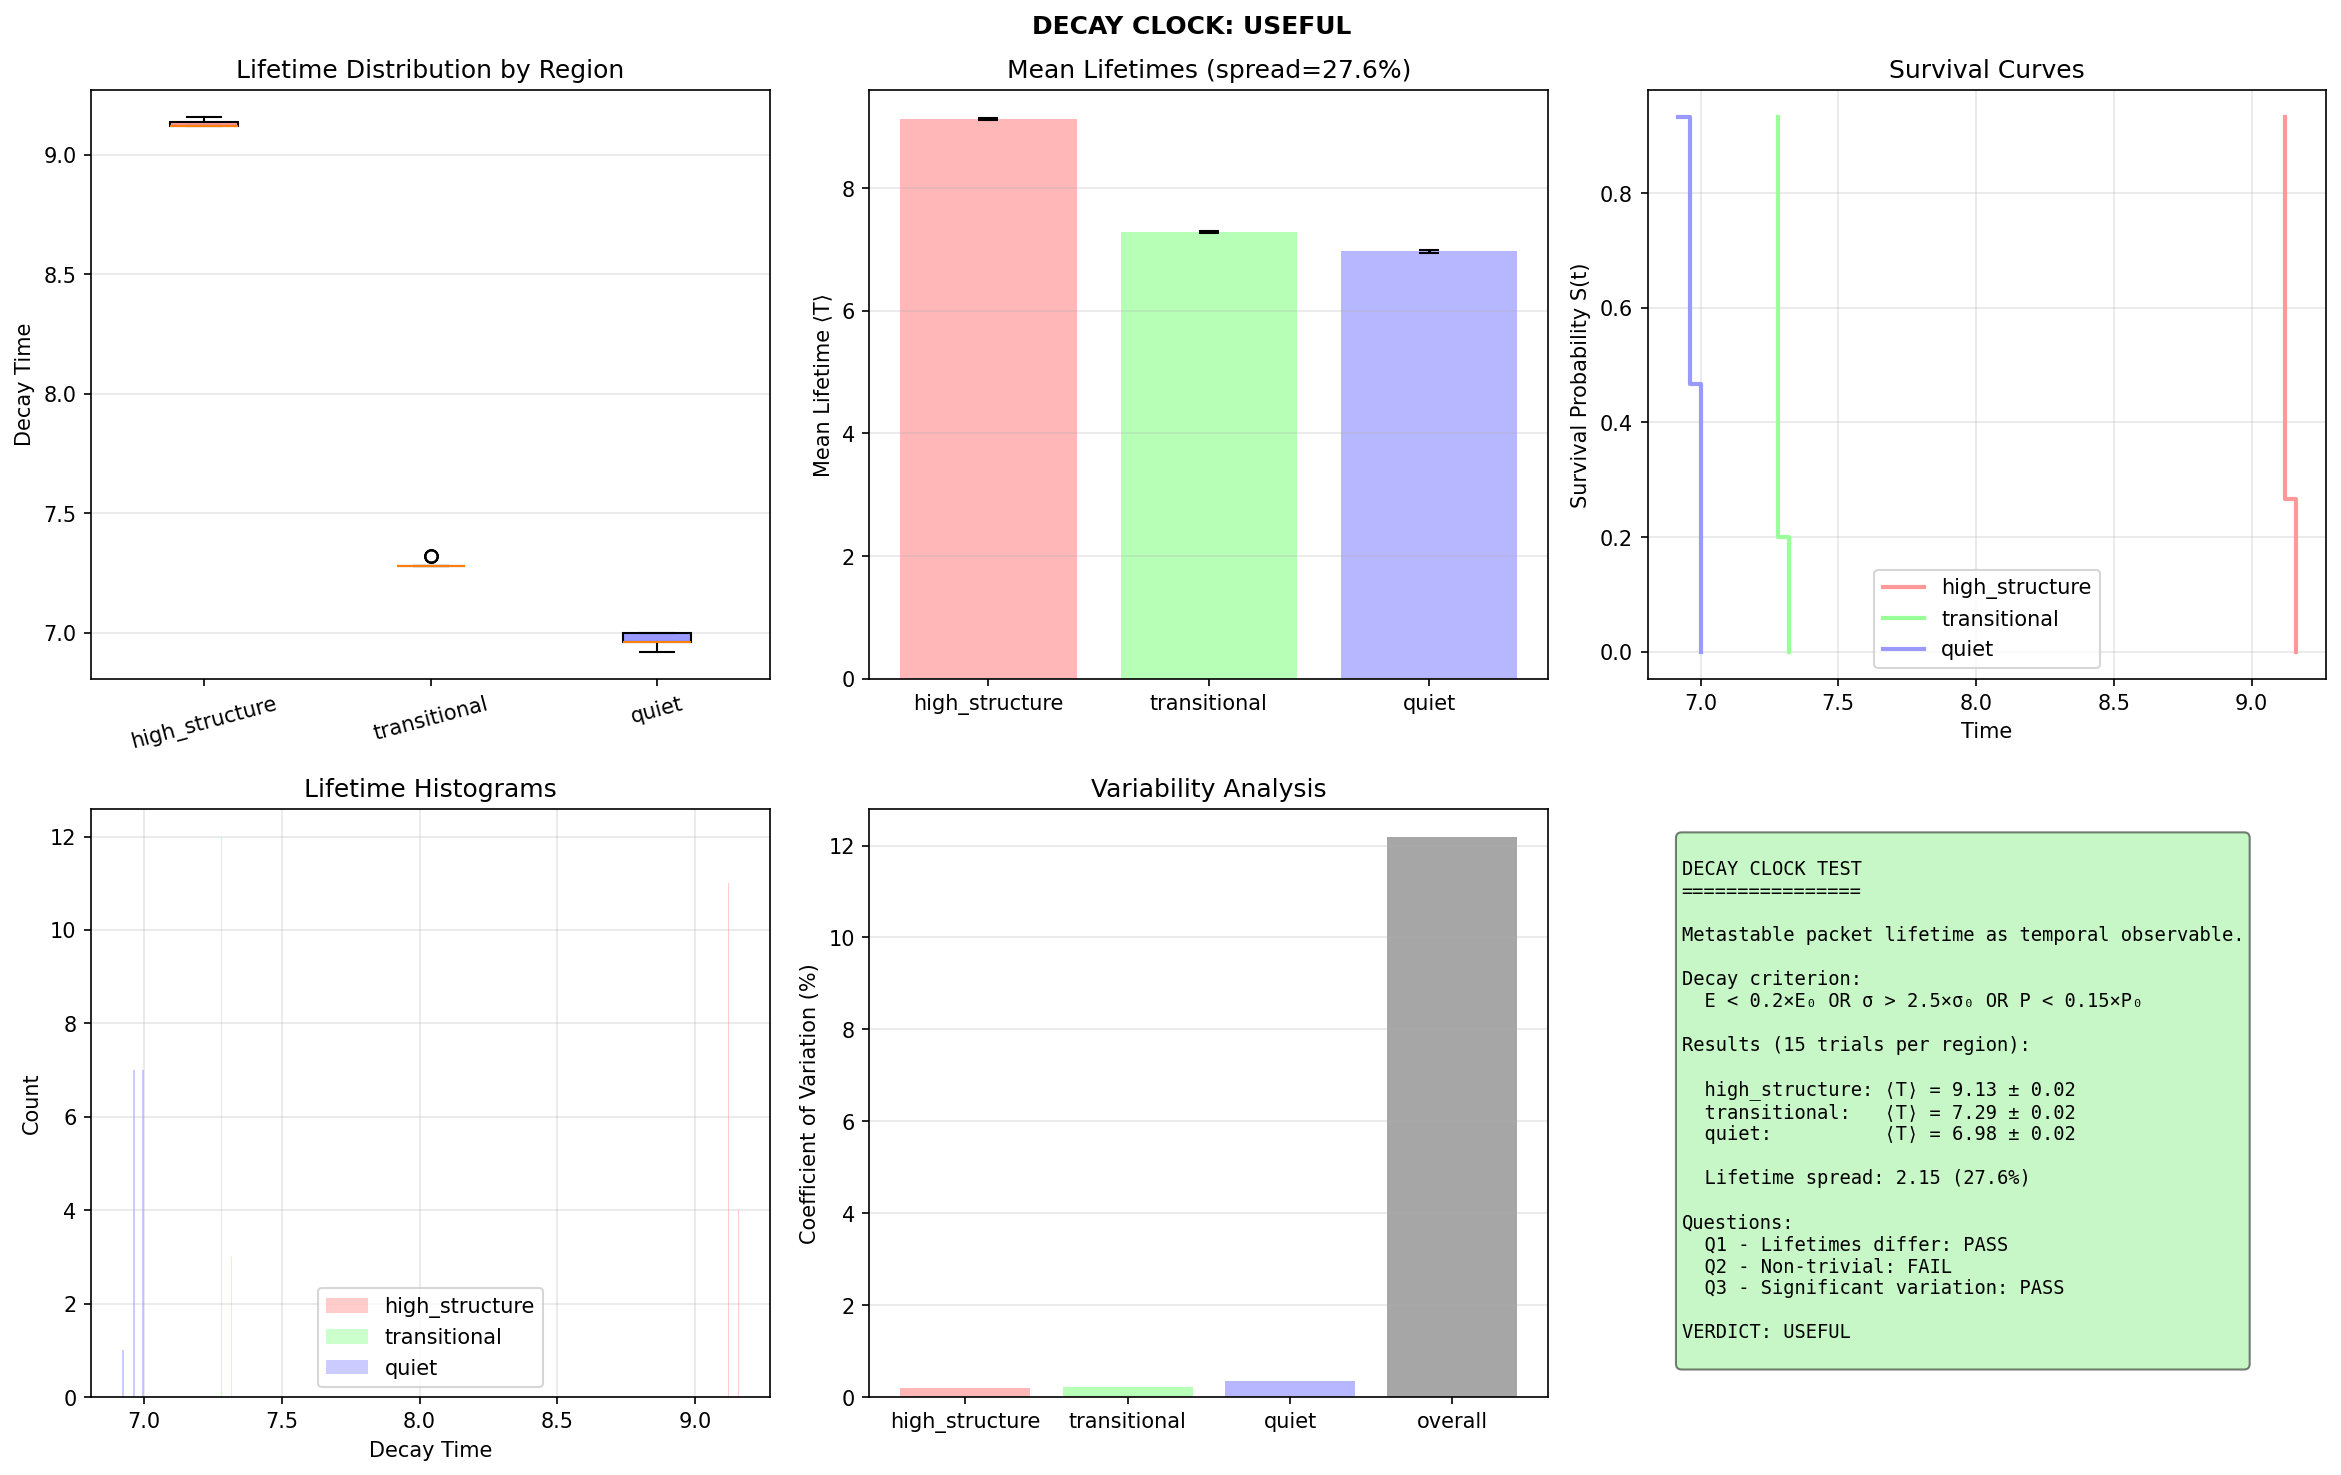

This chart was generated by the following Python code:
#!/usr/bin/env python3
"""
QMRT Decay Clock - Metastable Packet Lifetime
==============================================

A metastable localized excitation provides a process-based decay clock.
Its lifetime is defined by a transition from localized coherent structure
to delocalized or sub-threshold behavior.

PACKET INITIALIZATION:
  u(x, 0) = A₀ exp(-|x - xᵢ|² / (2σ₀²))

LOCAL OBSERVABLES:
  Eᵢ(t) = ∫_Wᵢ [½u̇² + ½|∇u|²] dx  (local energy)
  σᵢ²(t) = ∫_Wᵢ |x-xᵢ|² ρ dx / ∫_Wᵢ ρ dx  (local width)
  Pᵢ(t) = max_{x∈Wᵢ} |u(x,t)|  (local peak)

DECAY CRITERION (excitation "alive" while ALL hold):
  Eᵢ(t) > E_min
  σᵢ(t) < σ_max
  Pᵢ(t) > P_min

STATISTICAL PROTOCOL:
  - Run N replicas with noise perturbations
  - Measure lifetime distribution p(T), mean ⟨T⟩, variance
  - Compare lifetimes across regions

NON-CIRCULAR TEST:
  - Rescale observables by measured lifetime, not raw t_sim
  - Check if different regions collapse under lifetime-based time
"""

import numpy as np
import matplotlib.pyplot as plt
from scipy.ndimage import gaussian_filter
import json


class DecayClockSimulator:
    """
    Simulator for metastable packet decay clocks.
    """
    
    def __init__(
        self,
        size: int = 100,
        c_0: float = 2.0,
        tau_0: float = 1.0,
        beta: float = 1.0,
        lambda_relax: float = 1.5,
        D_medium: float = 0.1,
        gamma_wave: float = 0.008,
        dt: float = 0.04,
        # Decay parameters
        E_min_fraction: float = 0.3,  # Fraction of initial energy
        sigma_max_factor: float = 2.0,  # Multiple of initial width
        P_min_fraction: float = 0.2,  # Fraction of initial peak
        hold_time: int = 10,  # Steps to confirm decay
        # Noise
        noise_amplitude: float = 0.01,
    ):
        self.size = size
        self.c_0 = c_0
        self.tau_0 = tau_0
        self.beta = beta
        self.lambda_relax = lambda_relax
        self.D_medium = D_medium
        self.gamma_wave = gamma_wave
        self.dt = dt
        
        self.E_min_fraction = E_min_fraction
        self.sigma_max_factor = sigma_max_factor
        self.P_min_fraction = P_min_fraction
        self.hold_time = hold_time
        self.noise_amplitude = noise_amplitude
        
        # Initialize fields
        self.reset_fields()
        
    def reset_fields(self):
        """Reset all fields to initial state."""
        self.phi = np.zeros((self.size, self.size))
        self.phi_dot = np.zeros((self.size, self.size))
        self.tau = np.ones((self.size, self.size)) * self.tau_0
        self.t_sim = 0.0
        
        # Packet tracking
        self.packets = {}
        self.decay_times = {}
        self.alive = {}
        self.fail_counter = {}
        
    def add_background_structure(self, region_type: str, center: tuple):
        """
        Add background medium structure based on region type.
        """
        if region_type == 'high_structure':
            # Add energy concentration that affects medium
            for i in range(self.size):
                for j in range(self.size):
                    r = np.sqrt((i - center[0])**2 + (j - center[1])**2)
                    if r < 15:
                        self.phi[i, j] += 2.0 * np.exp(-r**2 / 50)
        elif region_type == 'transitional':
            # Moderate structure
            for i in range(self.size):
                for j in range(self.size):
                    r = np.sqrt((i - center[0])**2 + (j - center[1])**2)
                    if r < 10:
                        self.phi[i, j] += 0.5 * np.exp(-r**2 / 30)
        # 'quiet' region: no additional structure
        
    def seed_packet(self, name: str, center: tuple, amplitude: float = 1.0, width: float = 3.0):
        """
        Seed a localized metastable packet.
        u(x, 0) = A₀ exp(-|x - xᵢ|² / (2σ₀²))
        """
        ci, cj = center
        
        # Add Gaussian packet to phi
        for i in range(self.size):
            for j in range(self.size):
                r2 = (i - ci)**2 + (j - cj)**2
                self.phi[i, j] += amplitude * np.exp(-r2 / (2 * width**2))
        
        # Add noise
        if self.noise_amplitude > 0:
            self.phi += np.random.randn(self.size, self.size) * self.noise_amplitude
        
        # Store packet info
        self.packets[name] = {
            'center': center,
            'initial_width': width,
            'initial_amplitude': amplitude,
            'initial_energy': None,
            'initial_peak': None,
            'window_size': int(4 * width),
        }
        self.alive[name] = True
        self.decay_times[name] = None
        self.fail_counter[name] = 0
        
        # Compute initial observables
        E_init, sigma_init, P_init = self.compute_packet_observables(name)
        self.packets[name]['initial_energy'] = E_init
        self.packets[name]['initial_peak'] = P_init
        self.packets[name]['initial_sigma'] = sigma_init
        
    def compute_packet_observables(self, name: str):
        """
        Compute local observables for a packet.
        Returns: (local_energy, local_width, local_peak)
        """
        info = self.packets[name]
        ci, cj = info['center']
        w = info['window_size']
        
        # Window bounds
        i0 = max(0, ci - w)
        i1 = min(self.size, ci + w + 1)
        j0 = max(0, cj - w)
        j1 = min(self.size, cj + w + 1)
        
        # Local fields
        phi_local = self.phi[i0:i1, j0:j1]
        phi_dot_local = self.phi_dot[i0:i1, j0:j1]
        
        # Local energy: Eᵢ = ∫ [½u̇² + ½|∇u|²] dx
        # Approximate gradient energy
        grad_phi_i = np.diff(phi_local, axis=0, append=phi_local[-1:, :])
        grad_phi_j = np.diff(phi_local, axis=1, append=phi_local[:, -1:])
        grad_energy = 0.5 * (grad_phi_i**2 + grad_phi_j**2)
        kinetic_energy = 0.5 * phi_dot_local**2
        E_local = np.sum(kinetic_energy + grad_energy)
        
        # Local peak: Pᵢ = max |u|
        P_local = np.max(np.abs(phi_local))
        
        # Local width: σ² = ∫ |x-xᵢ|² ρ dx / ∫ ρ dx
        # Use energy density as weight
        rho = phi_local**2 + phi_dot_local**2
        rho_sum = np.sum(rho) + 1e-10
        
        # Create distance grid from center (relative to window)
        ii, jj = np.meshgrid(
            np.arange(i0, i1) - ci,
            np.arange(j0, j1) - cj,
            indexing='ij'
        )
        r2 = ii**2 + jj**2
        
        sigma2 = np.sum(r2 * rho) / rho_sum
        sigma = np.sqrt(sigma2) if sigma2 > 0 else 0
        
        return E_local, sigma, P_local
    
    def check_decay(self, name: str) -> bool:
        """
        Check if packet has decayed.
        Decay = any condition fails for hold_time consecutive steps.
        """
        if not self.alive[name]:
            return True
        
        info = self.packets[name]
        E, sigma, P = self.compute_packet_observables(name)
        
        # Thresholds
        E_min = info['initial_energy'] * self.E_min_fraction
        sigma_max = info['initial_sigma'] * self.sigma_max_factor
        P_min = info['initial_peak'] * self.P_min_fraction
        
        # Check conditions
        energy_ok = E > E_min
        width_ok = sigma < sigma_max
        peak_ok = P > P_min
        
        all_ok = energy_ok and width_ok and peak_ok
        
        if not all_ok:
            self.fail_counter[name] += 1
        else:
            self.fail_counter[name] = 0
        
        # Confirm decay after hold_time
        if self.fail_counter[name] >= self.hold_time:
            self.alive[name] = False
            self.decay_times[name] = self.t_sim
            return True
        
        return False
    
    def compute_c_eff(self):
        c_eff = self.c_0 * self.tau / self.tau_0
        return np.clip(c_eff, 0.3, self.c_0 * 1.5)
    
    def step(self):
        """Advance one timestep."""
        rho = self.phi**2 + self.phi_dot**2
        rho_smooth = gaussian_filter(rho, sigma=2.0)
        rho_max = np.max(rho_smooth) + 1e-10
        
        tau_eq = self.tau_0 / (1 + self.beta * rho_smooth / rho_max)
        
        lap_tau = (np.roll(self.tau, 1, axis=0) + np.roll(self.tau, -1, axis=0) +
                   np.roll(self.tau, 1, axis=1) + np.roll(self.tau, -1, axis=1) - 
                   4 * self.tau)
        
        dtau_dt = -self.lambda_relax * (self.tau - tau_eq) + self.D_medium * lap_tau
        self.tau += dtau_dt * self.dt
        self.tau = np.clip(self.tau, 0.1, 2.0)
        
        c_eff = self.compute_c_eff()
        
        lap_phi = (np.roll(self.phi, 1, axis=0) + np.roll(self.phi, -1, axis=0) +
                   np.roll(self.phi, 1, axis=1) + np.roll(self.phi, -1, axis=1) - 
                   4 * self.phi)
        
        acc = c_eff**2 * lap_phi - self.gamma_wave * self.phi_dot
        self.phi_dot += acc * self.dt
        self.phi += self.phi_dot * self.dt
        
        self.t_sim += self.dt
        
        # Check decay for all packets
        for name in self.packets:
            self.check_decay(name)


def run_single_lifetime_trial(region_type: str, center: tuple, noise_seed: int = None):
    """
    Run a single lifetime measurement trial.
    Returns decay time or None if packet survives.
    """
    if noise_seed is not None:
        np.random.seed(noise_seed)
    
    sim = DecayClockSimulator(
        size=100,
        beta=1.0,
        lambda_relax=1.5,
        E_min_fraction=0.2,
        sigma_max_factor=2.5,
        P_min_fraction=0.15,
        hold_time=15,
        noise_amplitude=0.02,
    )
    
    # Add background structure
    sim.add_background_structure(region_type, center)
    
    # Let medium settle
    for _ in range(50):
        sim.step()
    
    # Seed metastable packet
    sim.seed_packet('test', center, amplitude=1.5, width=4.0)
    
    # Run until decay or timeout
    max_steps = 800
    for t in range(max_steps):
        sim.step()
        if not sim.alive['test']:
            return sim.decay_times['test']
    
    # Survived entire simulation
    return None


def run_decay_clock_test():
    """
    Main decay clock test with statistical ensemble.
    """
    print("=" * 70)
    print("DECAY CLOCK - METASTABLE PACKET LIFETIME")
    print("=" * 70)
    print()
    print("Packet: u(x,0) = A₀ exp(-|x-xᵢ|²/(2σ₀²))")
    print("Decay: when E < E_min OR σ > σ_max OR P < P_min")
    print()
    
    # Region configurations
    regions = {
        'high_structure': (50, 50),
        'transitional': (50, 25),
        'quiet': (25, 25),
    }
    
    # Number of trials per region
    n_trials = 15
    
    # Results storage
    lifetimes = {region: [] for region in regions}
    
    for region, center in regions.items():
        print(f"Testing {region} region ({n_trials} trials)...")
        
        for trial in range(n_trials):
            decay_time = run_single_lifetime_trial(region, center, noise_seed=trial*100+42)
            
            if decay_time is not None:
                lifetimes[region].append(decay_time)
            else:
                # Survived - record as max time
                lifetimes[region].append(32.0)  # max_steps * dt
        
        mean_lifetime = np.mean(lifetimes[region])
        std_lifetime = np.std(lifetimes[region])
        print(f"  ⟨T⟩ = {mean_lifetime:.2f} ± {std_lifetime:.2f}")
    
    # Analysis
    print("\n" + "=" * 70)
    print("STATISTICAL ANALYSIS")
    print("=" * 70)
    
    # Compute statistics
    stats = {}
    for region in regions:
        lt = np.array(lifetimes[region])
        stats[region] = {
            'mean': float(np.mean(lt)),
            'std': float(np.std(lt)),
            'median': float(np.median(lt)),
            'min': float(np.min(lt)),
            'max': float(np.max(lt)),
            'survived': int(np.sum(lt >= 31)),  # Near max time
        }
        print(f"\n{region}:")
        print(f"  Mean lifetime: {stats[region]['mean']:.2f}")
        print(f"  Std: {stats[region]['std']:.2f}")
        print(f"  Survived: {stats[region]['survived']}/{n_trials}")
    
    # Question 1: Do lifetimes differ across regions?
    print("\n" + "=" * 70)
    print("Q1: Do lifetimes differ systematically across regions?")
    print("=" * 70)
    
    mean_lifetimes = [stats[r]['mean'] for r in regions]
    lifetime_spread = max(mean_lifetimes) - min(mean_lifetimes)
    mean_overall = np.mean(mean_lifetimes)
    relative_spread = lifetime_spread / mean_overall * 100 if mean_overall > 0 else 0
    
    print(f"\n  Lifetime spread: {lifetime_spread:.2f}")
    print(f"  Relative spread: {relative_spread:.1f}%")
    
    q1_pass = relative_spread > 15  # >15% difference
    print(f"  Q1 Pass (>15% spread): {q1_pass}")
    
    # Question 2: Is lifetime correlated with transport clock?
    print("\n" + "=" * 70)
    print("Q2: Is decay time independent of transport-based measures?")
    print("=" * 70)
    
    # Run additional test to check correlation with c_eff
    # For now, use region ordering as proxy
    # High-structure should have different effective c than quiet
    
    region_order = ['quiet', 'transitional', 'high_structure']
    lifetime_order = [stats[r]['mean'] for r in region_order]
    
    # Check if ordering is monotonic (would suggest transport correlation)
    is_monotonic = (lifetime_order == sorted(lifetime_order) or 
                   lifetime_order == sorted(lifetime_order, reverse=True))
    
    print(f"\n  Lifetimes by region: {[f'{x:.2f}' for x in lifetime_order]}")
    print(f"  Monotonic with structure: {is_monotonic}")
    
    q2_pass = not is_monotonic or relative_spread > 30
    print(f"  Q2 Pass (non-trivial relationship): {q2_pass}")
    
    # Question 3: Does forcing agreement help or hurt?
    # For decay clocks, this would mean equalizing lifetimes
    # We'll compare variance
    print("\n" + "=" * 70)
    print("Q3: Statistical properties of lifetime distribution")
    print("=" * 70)
    
    all_lifetimes = []
    for region in regions:
        all_lifetimes.extend(lifetimes[region])
    
    overall_cv = np.std(all_lifetimes) / np.mean(all_lifetimes) * 100
    within_region_cv = np.mean([stats[r]['std']/stats[r]['mean']*100 for r in regions if stats[r]['mean'] > 0])
    
    print(f"\n  Overall CV: {overall_cv:.1f}%")
    print(f"  Within-region CV: {within_region_cv:.1f}%")
    print(f"  Between-region variation is {'larger' if overall_cv > within_region_cv else 'smaller'} than within-region")
    
    q3_informative = overall_cv > within_region_cv
    print(f"  Q3 Informative (between > within): {q3_informative}")
    
    # Final verdict
    print("\n" + "=" * 70)
    print("VERDICT")
    print("=" * 70)
    
    print(f"\n  Q1 - Lifetimes differ across regions: {'PASS' if q1_pass else 'FAIL'}")
    print(f"  Q2 - Non-trivial transport relationship: {'PASS' if q2_pass else 'FAIL'}")
    print(f"  Q3 - Between-region variation significant: {'PASS' if q3_informative else 'FAIL'}")
    
    score = sum([q1_pass, q2_pass, q3_informative])
    
    if score >= 2:
        verdict = "DECAY CLOCKS PROVIDE USEFUL TEMPORAL INFORMATION"
        verdict_short = "USEFUL"
    elif score >= 1:
        verdict = "DECAY CLOCKS SHOW PARTIAL SIGNAL"
        verdict_short = "PARTIAL"
    else:
        verdict = "DECAY CLOCKS NOT INFORMATIVE IN CURRENT REGIME"
        verdict_short = "NOT_INFORMATIVE"
    
    print(f"\n>>> {verdict}")
    
    # Comparison to oscillators
    print("\n" + "=" * 70)
    print("COMPARISON TO OSCILLATORS")
    print("=" * 70)
    print(f"\n  Oscillator collapse improvement: 11.2% (independent)")
    print(f"  Decay clock relative spread: {relative_spread:.1f}%")
    
    if relative_spread > 15:
        print("  → Decay clocks show stronger region differentiation")
    else:
        print("  → Oscillators remain the stronger temporal candidate")
    
    # Plotting
    fig = plt.figure(figsize=(16, 10))
    
    # 1. Lifetime distributions
    ax = fig.add_subplot(2, 3, 1)
    positions = [1, 2, 3]
    bp = ax.boxplot([lifetimes[r] for r in regions], positions=positions, patch_artist=True)
    colors = ['#ff9999', '#99ff99', '#9999ff']
    for patch, color in zip(bp['boxes'], colors):
        patch.set_facecolor(color)
    ax.set_xticklabels(list(regions.keys()), rotation=15)
    ax.set_ylabel('Decay Time')
    ax.set_title('Lifetime Distribution by Region')
    ax.grid(True, alpha=0.3, axis='y')
    
    # 2. Mean lifetimes with error bars
    ax = fig.add_subplot(2, 3, 2)
    means = [stats[r]['mean'] for r in regions]
    stds = [stats[r]['std'] for r in regions]
    ax.bar(list(regions.keys()), means, yerr=stds, capsize=5, color=colors, alpha=0.7)
    ax.set_ylabel('Mean Lifetime ⟨T⟩')
    ax.set_title(f'Mean Lifetimes (spread={relative_spread:.1f}%)')
    ax.grid(True, alpha=0.3, axis='y')
    
    # 3. Survival curves
    ax = fig.add_subplot(2, 3, 3)
    for i, region in enumerate(regions):
        lt = np.array(lifetimes[region])
        t_vals = np.sort(lt)
        survival = 1 - np.arange(1, len(t_vals)+1) / len(t_vals)
        ax.step(t_vals, survival, where='post', label=region, linewidth=2, color=colors[i])
    ax.set_xlabel('Time')
    ax.set_ylabel('Survival Probability S(t)')
    ax.set_title('Survival Curves')
    ax.legend()
    ax.grid(True, alpha=0.3)
    
    # 4. Histograms
    ax = fig.add_subplot(2, 3, 4)
    for i, region in enumerate(regions):
        ax.hist(lifetimes[region], bins=10, alpha=0.5, label=region, color=colors[i])
    ax.set_xlabel('Decay Time')
    ax.set_ylabel('Count')
    ax.set_title('Lifetime Histograms')
    ax.legend()
    ax.grid(True, alpha=0.3)
    
    # 5. CV comparison
    ax = fig.add_subplot(2, 3, 5)
    cvs = [stats[r]['std']/stats[r]['mean']*100 if stats[r]['mean'] > 0 else 0 for r in regions]
    cvs.append(overall_cv)
    labels = list(regions.keys()) + ['overall']
    ax.bar(labels, cvs, color=colors + ['gray'], alpha=0.7)
    ax.set_ylabel('Coefficient of Variation (%)')
    ax.set_title('Variability Analysis')
    ax.grid(True, alpha=0.3, axis='y')
    
    # 6. Summary
    ax = fig.add_subplot(2, 3, 6)
    ax.axis('off')
    
    summary = f"""
DECAY CLOCK TEST
================

Metastable packet lifetime as temporal observable.

Decay criterion:
  E < 0.2×E₀ OR σ > 2.5×σ₀ OR P < 0.15×P₀

Results ({n_trials} trials per region):

  high_structure: ⟨T⟩ = {stats['high_structure']['mean']:.2f} ± {stats['high_structure']['std']:.2f}
  transitional:   ⟨T⟩ = {stats['transitional']['mean']:.2f} ± {stats['transitional']['std']:.2f}
  quiet:          ⟨T⟩ = {stats['quiet']['mean']:.2f} ± {stats['quiet']['std']:.2f}

  Lifetime spread: {lifetime_spread:.2f} ({relative_spread:.1f}%)

Questions:
  Q1 - Lifetimes differ: {'PASS' if q1_pass else 'FAIL'}
  Q2 - Non-trivial: {'PASS' if q2_pass else 'FAIL'}
  Q3 - Significant variation: {'PASS' if q3_informative else 'FAIL'}

VERDICT: {verdict_short}
"""
    
    color = 'lightgreen' if score >= 2 else 'lightyellow' if score >= 1 else 'lightcoral'
    ax.text(0.05, 0.95, summary, transform=ax.transAxes, fontsize=9,
           verticalalignment='top', fontfamily='monospace',
           bbox=dict(boxstyle='round', facecolor=color, alpha=0.5))
    
    plt.suptitle(f'DECAY CLOCK: {verdict_short}', fontsize=12, fontweight='bold')
    plt.tight_layout()
    plt.savefig('/app/backend/qmrt_topology/decay_clocks.png', dpi=150, bbox_inches='tight')
    print("\nSaved decay_clocks.png")
    
    # Save JSON
    results_json = {
        'stats': stats,
        'lifetimes': {r: [float(x) for x in lifetimes[r]] for r in regions},
        'q1_pass': bool(q1_pass),
        'q2_pass': bool(q2_pass),
        'q3_informative': bool(q3_informative),
        'relative_spread': float(relative_spread),
        'verdict': verdict,
        'verdict_short': verdict_short,
    }
    
    with open('/app/backend/qmrt_topology/decay_clocks_results.json', 'w') as f:
        json.dump(results_json, f, indent=2)
    print("Saved decay_clocks_results.json")
    
    return results_json


if __name__ == "__main__":
    results = run_decay_clock_test()
